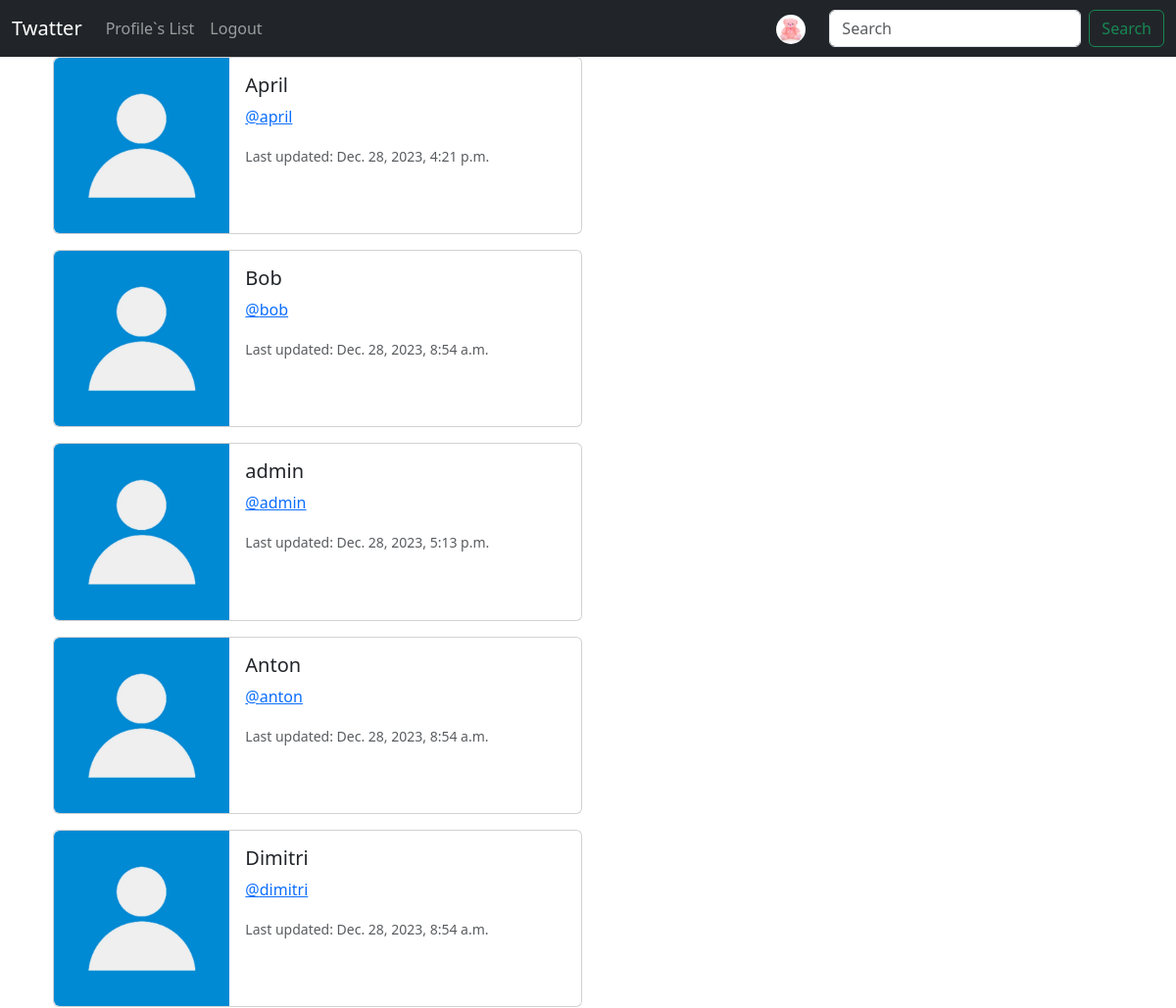
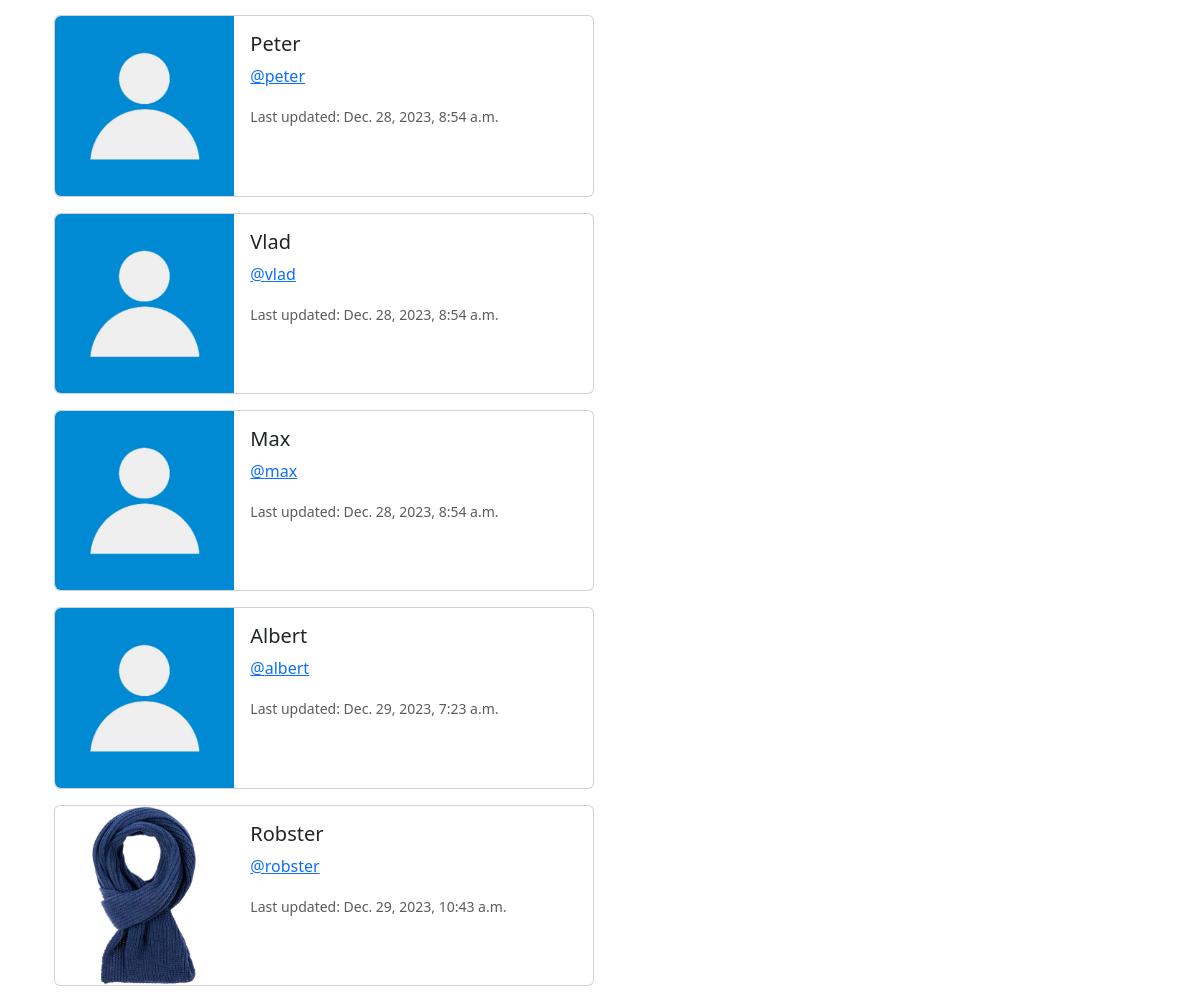
Before: /profile_list/ (signed in) with the older database file (2 pictures, top to bottom).
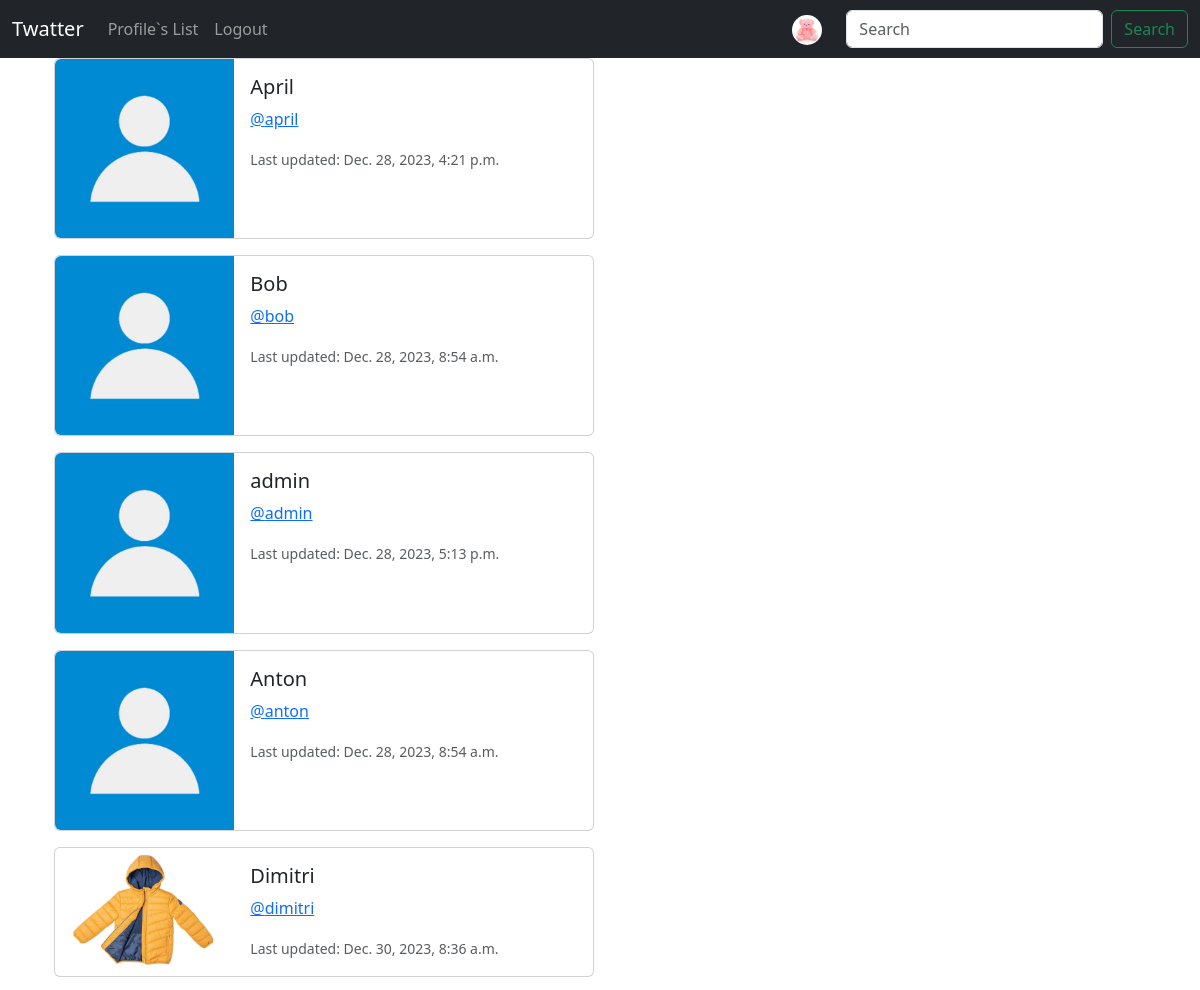
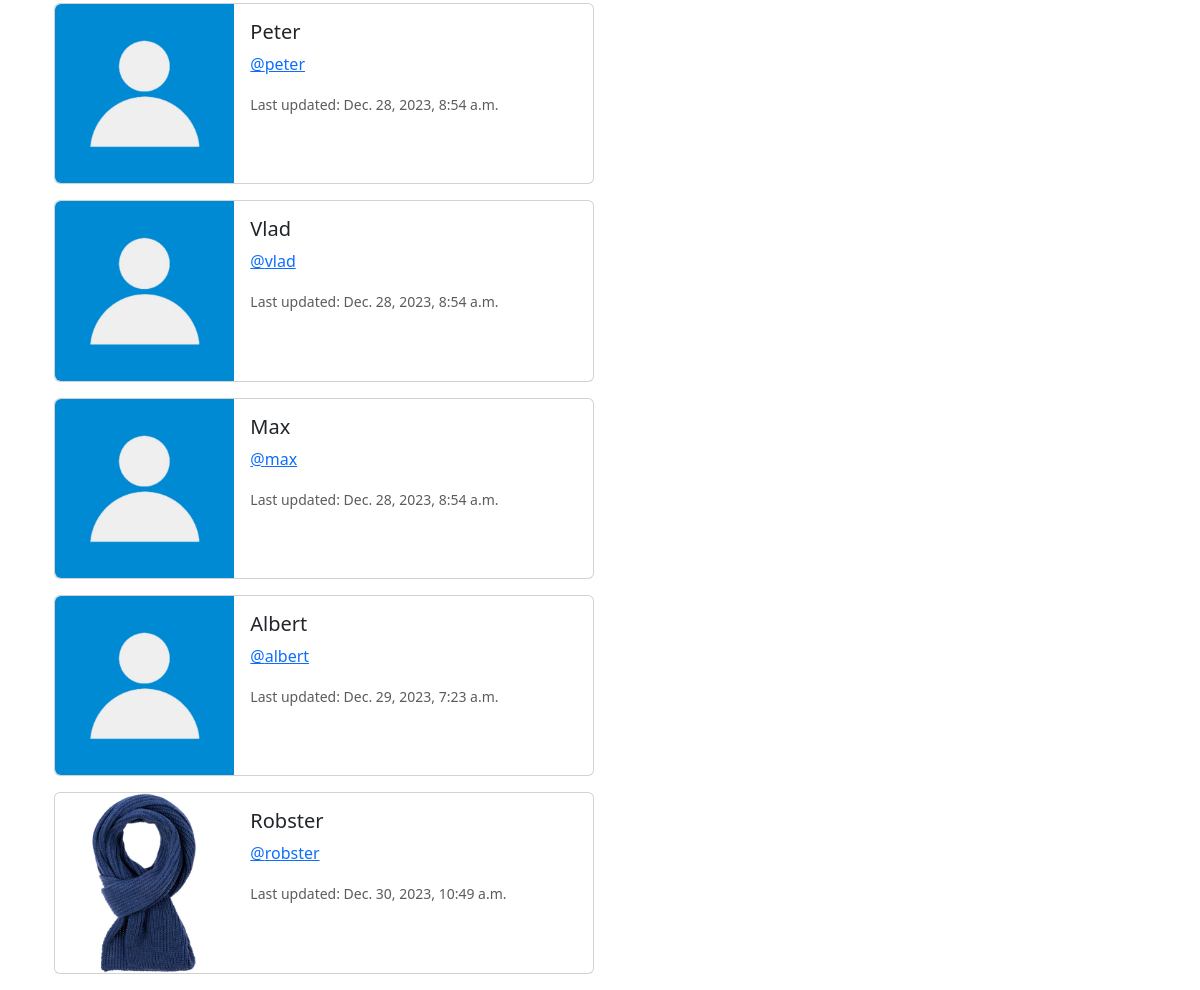
After: the same page with the newer database file (2 pictures, top to bottom).
### twat/models.py (models this page shows, shortened)
class Profile(models.Model):
    user = models.OneToOneField(User, on_delete=models.CASCADE)
    bio = models.TextField(max_length=500, blank=True)
    follows = models.ManyToManyField(
        "self", symmetrical=False, related_name="followers", blank=True
    )
    date_modified = models.DateTimeField(User, auto_now=True)
    profile_image = models.ImageField(
        null=True, blank=True, upload_to="static/images/profile-image/"
    )

### twat/views.py (the view)
# urls.py: path("profile_list/", views.profile_list, name="profile_list"),
def profile_list(request):
    if request.user.is_authenticated:
        profiles = Profile.objects.exclude(user=request.user)
        context = {"profiles": profiles}
        return render(request, "twat/profile_list.html", context)
    else:
        messages.success(request, "You must be logged in to view this page.")
        return redirect("twat:index")

### templates/twat/profile_list.html (shortened to what this page needs)
{% extends "partials/base.html" %}
{% load static %}
{% block content %}
{% if profiles %}
    <div class="container">
        {% for profile in profiles %}
        <div class="card mb-3" style="max-width: 540px;">
            <div class="row g-0">
              <div class="col-md-4">
                {% if profile.profile_image%}
                <img src="{{ profile.profile_image.url}}" width=200 height=200 class="img-fluid rounded-start">
                {% else %}
                <img src="{% static 'images/profile-image/profile.webp' %}" class="img-fluid rounded-start" alt="Profile image">
                {% endif %}
              </div>
              <div class="col-md-8">
                <div class="card-body">
                  <h5 class="card-title">{{ profile.user.username }}</h5>
                  <p class="card-text"> <a href="{% url 'twat:profile' profile.user.id %}">@{{ profile.user.username| lower }}</a></p>
                  <p class="card-text"><small class="text-body-secondary">Last updated: {{ profile.date_modified  }} </small></p>
                </div>
              </div>
            </div>
          </div>
        {% endfor %}
    </div>
{% endif%}
{% endblock content %}

### templates/partials/base.html (shortened to what this page needs)
<!doctype html>
<html lang="en">
  <head>
    <link href="https://cdn.jsdelivr.net/npm/bootstrap@5.3.2/dist/css/bootstrap.min.css" rel="stylesheet">
  </head>
  <body>
    {% include "partials/navbar.html" %}
    <div class="container">
        {% block content %}
        {% endblock content %}
    </div>
  </body>
</html>

### templates/partials/navbar.html (shortened to what this page needs)
{% load static %}
<nav class="navbar navbar-expand-lg navbar-dark bg-dark">
    <div class="container-fluid">
      <a class="navbar-brand" href="{% url 'twat:index'%}">Twatter</a>
      <div class="collapse navbar-collapse" id="navbarSupportedContent">
        <ul class="navbar-nav me-auto mb-2 mb-lg-0">
          <li class="nav-item">
            <a class="nav-link" href="{% url 'twat:profile_list'%}">Profile`s List</a>
          </li>
          {% if request.user.is_authenticated %}
            <li class="nav-item">
              <a class="nav-link" href="{% url 'registration:logout' %}">Logout</a>
            </li>
          {% endif %}
        </ul>
        {% if request.user.is_authenticated%}
        {% if user.profile.profile_image %}
          <ul class="navbar-nav ml-auto">
            <li class="nav-link navbar-brand">
                <a href="{% url 'twat:profile' request.user.id%}"><img src="{{user.profile.profile_image.url}}" width=30 height=30 class="rounded-circle" alt="{{profile.user.username}}"></a>
                {% else %}
                <img src="{% static 'images/profile-image/profile.webp' %}" width=30 height=30 class="rounded-circle" alt="Profile image">
              {% endif %}
              </li>
          </ul>
        {% endif%}
        <form class="d-flex" role="search">
          <input class="form-control me-2" type="search" placeholder="Search" aria-label="Search">
          <button class="btn btn-outline-success" type="submit">Search</button>
        </form>
      </div>
    </div>
  </nav>

Changed rows visible on the page:
changed Profile "Dimitri": profile_image: picture added; date_modified "Dec. 28, 2023, 8:54 a.m." → "Dec. 30, 2023, 8:36 a.m."
changed Profile "Robster": date_modified "Dec. 29, 2023, 10:43 a.m." → "Dec. 30, 2023, 10:49 a.m."
